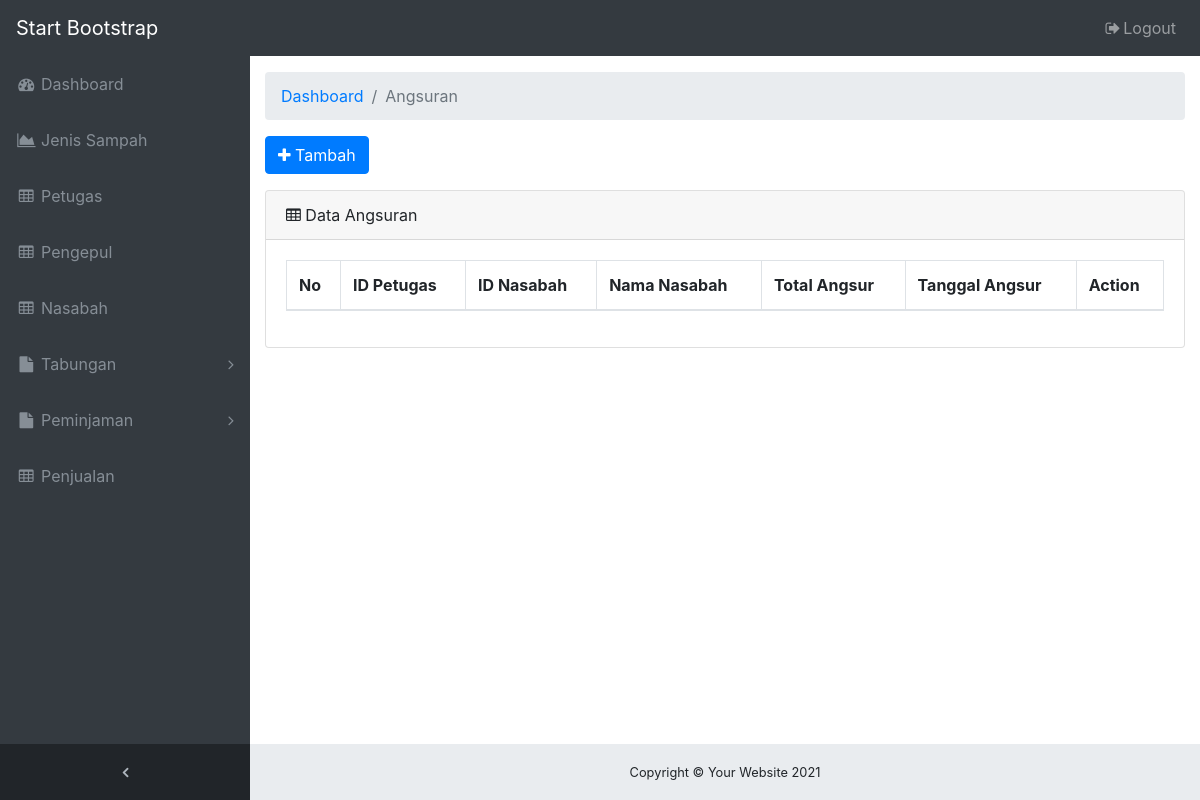
Before: /ADMIN/menu-angsuran.php (signed in) with the older database file.
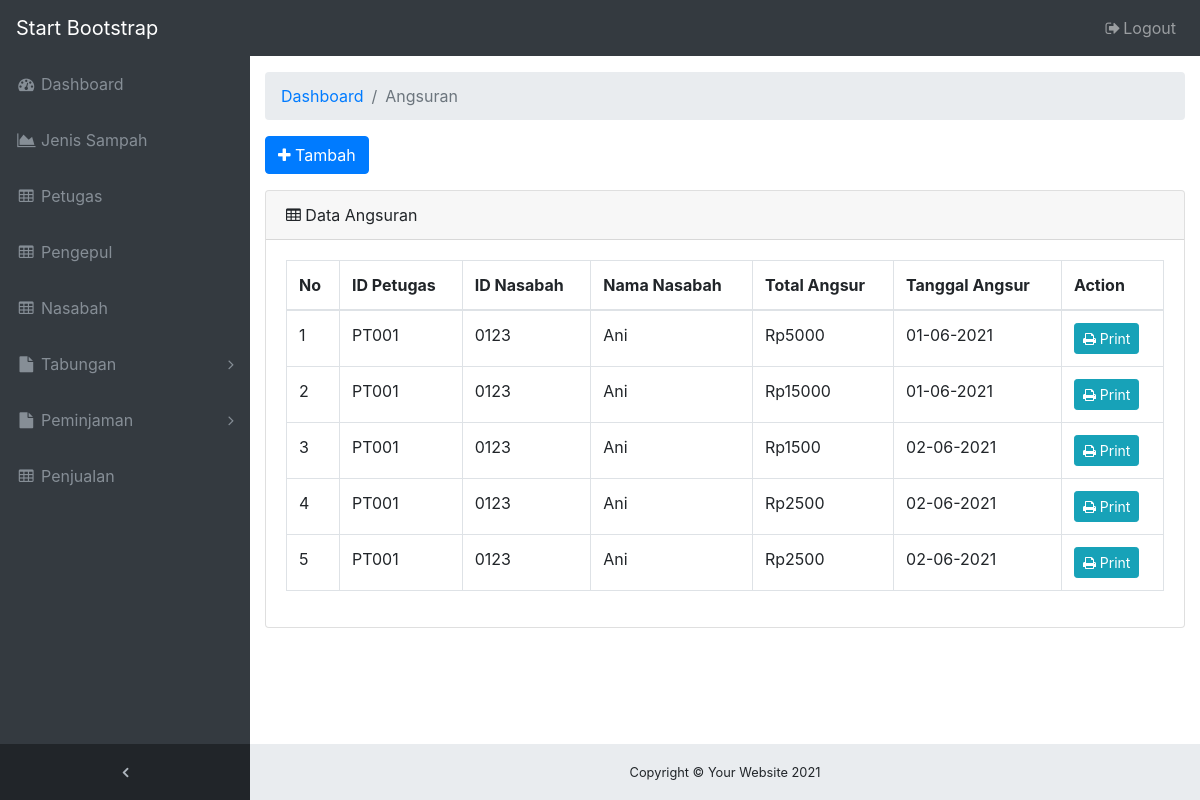
After: the same page with the newer database file.
### tables this page shows
CREATE TABLE `tb_angsuran` (
  `id_angsur` varchar(10) NOT NULL,
  `id_petugas` varchar(10) NOT NULL,
  `id_nasabah` varchar(20) NOT NULL,
  `id_jenis` varchar(10) NOT NULL,
  `berat_angsur` int(11) NOT NULL,
  `total_angsur` int(11) NOT NULL,
  `tanggal_angsur` varchar(10) NOT NULL
);

CREATE TABLE `tb_nasabah` (
  `id_nasabah` varchar(20) NOT NULL,
  `nama_nasabah` varchar(50) NOT NULL,
  `jk_nasabah` varchar(10) NOT NULL,
  `alamat_nasabah` varchar(50) NOT NULL,
  `telp_nasabah` varchar(15) NOT NULL,
  `pekerjaan_nasabah` varchar(15) NOT NULL,
  `norek_nasabah` varchar(20) NOT NULL,
  `saldo_nasabah` int(11) NOT NULL,
  `pinjaman_nasabah` int(11) NOT NULL
);

### ADMIN/menu-angsuran.php (the view, shortened to what this page needs)
<!DOCTYPE html>
<html lang="en">
<head>
  <link href="vendor/bootstrap/css/bootstrap.min.css" rel="stylesheet">
  <link href="vendor/font-awesome/css/font-awesome.min.css" rel="stylesheet" type="text/css">
  <link href="vendor/datatables/dataTables.bootstrap4.css" rel="stylesheet">
  <link href="css/sb-admin.css" rel="stylesheet">
  <?php include 'navbar.php'; ?>
</head>
<body class="fixed-nav sticky-footer bg-dark" id="page-top">
  <div class="content-wrapper">
    <div class="container-fluid">
      <ol class="breadcrumb">
        <li class="breadcrumb-item">
          <a href="#">Dashboard</a>
        </li>
        <li class="breadcrumb-item active">Angsuran</li>
      </ol>
      <div class="form-group">
        <a href="form-tambah-angsuran.php" class="btn btn-primary"><i class="fa fa-plus"></i> Tambah</a>
      </div>
      <div class="card mb-3">
        <div class="card-header">
          <i class="fa fa-table"></i> Data Angsuran</div>
        <div class="card-body">
          <div class="table-responsive">
            <table class="table table-bordered" id="dataTable" width="100%" cellspacing="0">
              <thead>
                <tr>
                  <th>No</th>
                  <th>ID Petugas</th>
                  <th>ID Nasabah</th>
                  <th>Nama Nasabah</th>
                  <th>Total Angsur</th>
                  <th>Tanggal Angsur</th>
                  <th>Action</th>
                </tr>
              </thead>
              <tbody>
                <?php
                include('koneksi_db.php');
                $result = mysqli_query($koneksi,"SELECT a.id_angsur, a.id_petugas, a.id_nasabah, n.nama_nasabah, a.total_angsur, a.tanggal_angsur
                  FROM tb_angsuran a INNER JOIN tb_nasabah n
                  WHERE a.id_nasabah = n.id_nasabah");
                $nomor = 1;
                ?>
                <?php
                  while($data = mysqli_fetch_array($result)) {
                    echo "<tr>";
                    echo "<td>".$nomor++."</td>";
                    echo "<td>".$data['id_petugas']."</td>";
                    echo "<td>".$data['id_nasabah']."</td>";
                    echo "<td>".$data['nama_nasabah']."</td>";
                    echo "<td>Rp".$data['total_angsur']."</td>";
                    echo "<td>".$data['tanggal_angsur']."</td>";
                    echo "<td>
                          <a href='print-struk-angsuran.php?id=".$data['id_angsur']."' class='btn btn-info btn-sm'><i class='fa fa-print'></i> Print</a>
                          </td>";
                    echo "</tr>";
                  }
                 ?>
              </tbody>
            </table>
          </div>
        </div>
      </div>
    </div>
    <?php include 'footer.php'; ?>
  </div>
</body>
</html>

### ADMIN/navbar.php (shortened to what this page needs)
<nav class="navbar navbar-expand-lg navbar-dark bg-dark fixed-top" id="mainNav">
  <a class="navbar-brand" href="index.php">Start Bootstrap</a>
  <div class="collapse navbar-collapse" id="navbarResponsive">
    <ul class="navbar-nav navbar-sidenav" id="exampleAccordion">
      <li class="nav-item" data-toggle="tooltip" data-placement="right" title="Dashboard">
        <a class="nav-link" href="index.php">
          <i class="fa fa-fw fa-dashboard"></i>
          <span class="nav-link-text">Dashboard</span>
        </a>
      </li>
      <li class="nav-item" data-toggle="tooltip" data-placement="right" title="Jenis Sampah">
        <a class="nav-link" href="menu-jenis-sampah.php">
          <i class="fa fa-fw fa-area-chart"></i>
          <span class="nav-link-text">Jenis Sampah</span>
        </a>
      </li>
      <li class="nav-item" data-toggle="tooltip" data-placement="right" title="Petugas">
        <a class="nav-link" href="menu-petugas.php">
          <i class="fa fa-fw fa-table"></i>
          <span class="nav-link-text">Petugas</span>
        </a>
      </li>
      <li class="nav-item" data-toggle="tooltip" data-placement="right" title="Pengepul">
        <a class="nav-link" href="menu-pengepul.php">
          <i class="fa fa-fw fa-table"></i>
          <span class="nav-link-text">Pengepul</span>
        </a>
      </li>
      <li class="nav-item" data-toggle="tooltip" data-placement="right" title="Nasabah">
        <a class="nav-link" href="menu-nasabah.php">
          <i class="fa fa-fw fa-table"></i>
          <span class="nav-link-text">Nasabah</span>
        </a>
      </li>
      <li class="nav-item" data-toggle="tooltip" data-placement="right" title="Tabungan">
        <a class="nav-link nav-link-collapse collapsed" data-toggle="collapse" href="#collapseComponents" data-parent="#exampleAccordion">
          <i class="fa fa-fw fa-file"></i>
          <span class="nav-link-text">Tabungan</span>
        </a>
      </li>
      <li class="nav-item" data-toggle="tooltip" data-placement="right" title="Peminjaman">
        <a class="nav-link nav-link-collapse collapsed" data-toggle="collapse" href="#collapseExamplePages" data-parent="#exampleAccordion">
          <i class="fa fa-fw fa-file"></i>
          <span class="nav-link-text">Peminjaman</span>
        </a>
      </li>
      <li class="nav-item" data-toggle="tooltip" data-placement="right" title="Penjualan">
        <a class="nav-link" href="menu-penjualan.php">
          <i class="fa fa-fw fa-table"></i>
          <span class="nav-link-text">Penjualan</span>
        </a>
      </li>
    </ul>
    <ul class="navbar-nav sidenav-toggler">
      <li class="nav-item">
        <a class="nav-link text-center" id="sidenavToggler">
          <i class="fa fa-fw fa-angle-left"></i>
        </a>
      </li>
    </ul>
    <ul class="navbar-nav ml-auto">
      <li class="nav-item">
        <a class="nav-link" data-toggle="modal" data-target="#exampleModal">
          <i class="fa fa-fw fa-sign-out"></i>Logout</a>
      </li>
    </ul>
  </div>
</nav>

### ADMIN/footer.php
<footer class="sticky-footer">
      <div class="container">
        <div class="text-center">
          <small>Copyright © Your Website 2021</small>
        </div>
      </div>
    </footer>

### ADMIN/css/sb-admin.css (style rules this page uses)
html { position: relative; min-height: 100%; }
body { overflow-x: hidden; }
body.sticky-footer { margin-bottom: 56px; }
body.sticky-footer .content-wrapper { min-height: calc(100vh - 56px - 56px); }
body.fixed-nav { padding-top: 56px; }
.content-wrapper { min-height: calc(100vh - 56px); padding-top: 1rem; }
#mainNav .navbar-collapse { overflow: auto; max-height: 75vh; }
#mainNav .navbar-collapse .navbar-nav .nav-item .nav-link { cursor: pointer; }
#mainNav .navbar-collapse .navbar-sidenav .nav-link-collapse:after { float: right; content: '\f107'; font-family: 'FontAwesome'; }
#mainNav .navbar-collapse .navbar-sidenav .nav-link-collapse.collapsed:after { content: '\f105'; }
#mainNav .navbar-collapse .sidenav-toggler { display: none; }
@media (min-width: 992px) { #mainNav .navbar-brand { width: 250px; } }
@media (min-width: 992px) { #mainNav .navbar-collapse { overflow: visible; max-height: none; } }
@media (min-width: 992px) { #mainNav .navbar-collapse .navbar-sidenav { position: absolute; top: 0; left: 0; -webkit-flex-direction: column; -ms-flex-direction: column; flex-direction: column; margin-top: 56px; } }
@media (min-width: 992px) { #mainNav .navbar-collapse .navbar-sidenav > .nav-item { width: 250px; padding: 0; } }
@media (min-width: 992px) { #mainNav .navbar-collapse .navbar-sidenav > .nav-item > .nav-link { padding: 1em; } }
#mainNav.fixed-top .sidenav-toggler { display: none; }
@media (min-width: 992px) { #mainNav.fixed-top .navbar-sidenav { height: calc(100vh - 112px); } }
@media (min-width: 992px) { #mainNav.fixed-top .sidenav-toggler { position: absolute; top: 0; left: 0; display: flex; -webkit-flex-direction: column; -ms-flex-direction: column; flex-direction: column; margin-top: calc(100vh - 56px); } }
@media (min-width: 992px) { #mainNav.fixed-top .sidenav-toggler > .nav-item { width: 250px; padding: 0; } }
@media (min-width: 992px) { #mainNav.fixed-top .sidenav-toggler > .nav-item > .nav-link { padding: 1em; } }
#mainNav.fixed-top.navbar-dark .sidenav-toggler { background-color: #212529; }
#mainNav.fixed-top.navbar-dark .sidenav-toggler a i { color: #adb5bd; }
.content-wrapper { overflow-x: hidden; background: white; }
@media (min-width: 992px) { .content-wrapper { margin-left: 250px; } }
#sidenavToggler i { font-weight: 800; }
#mainNav.navbar-dark .navbar-collapse .navbar-sidenav .nav-link-collapse:after { color: #868e96; }
#mainNav.navbar-dark .navbar-collapse .navbar-sidenav > .nav-item > .nav-link { color: #868e96; }
@media (min-width: 992px) { #mainNav.navbar-dark .navbar-collapse .navbar-sidenav { background: #343a40; } }
footer.sticky-footer { position: absolute; right: 0; bottom: 0; width: 100%; height: 56px; background-color: #e9ecef; line-height: 55px; }
@media (min-width: 992px) { footer.sticky-footer { width: calc(100% - 250px); } }

Changed rows visible on the page:
added tb_angsuran: id_petugas "PT001", id_nasabah "0123", id_nasabah.nama_nasabah "Ani", total_angsur "5000", tanggal_angsur "01-06-2021"
added tb_angsuran: id_petugas "PT001", id_nasabah "0123", id_nasabah.nama_nasabah "Ani", total_angsur "15000", tanggal_angsur "01-06-2021"
added tb_angsuran: id_petugas "PT001", id_nasabah "0123", id_nasabah.nama_nasabah "Ani", total_angsur "1500", tanggal_angsur "02-06-2021"
added tb_angsuran: id_petugas "PT001", id_nasabah "0123", id_nasabah.nama_nasabah "Ani", total_angsur "2500", tanggal_angsur "02-06-2021"
added tb_angsuran: id_petugas "PT001", id_nasabah "0123", id_nasabah.nama_nasabah "Ani", total_angsur "2500", tanggal_angsur "02-06-2021"
